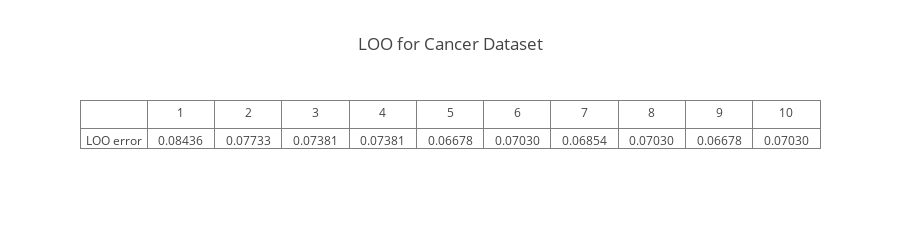
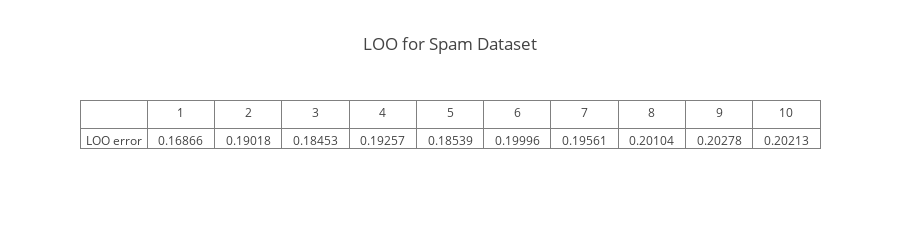
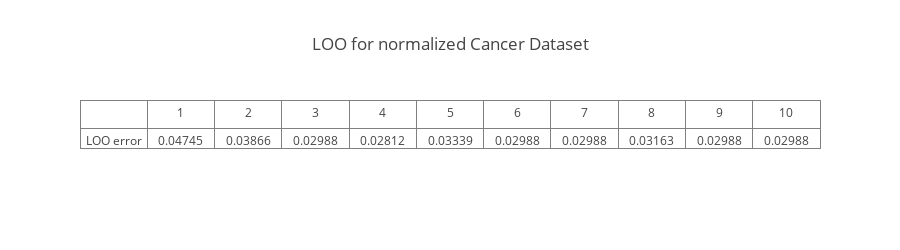
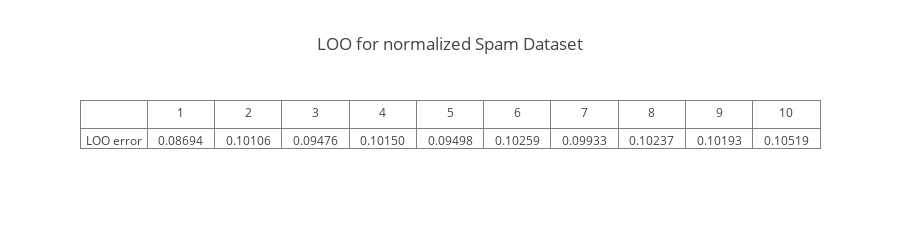

Notebook code cell kept with these figures, in order:
### Code cell
max_k = 10
k = 1 + np.arange(max_k)

data = [f'{err:.5f}' for err in  knn_loo_err(*load_cancer_dataset(), max_k)]
draw_table('LOO for Cancer Dataset', ['LOO error'], k, data, layout_height=250)

data = [f'{err:.5f}' for err in  knn_loo_err(*load_spam_dataset(), max_k)]
draw_table('LOO for Spam Dataset', ['LOO error'], k, data, layout_height=250)

data = [f'{err:.5f}' for err in  knn_loo_err(*load_cancer_dataset(), max_k, scaler=min_max_scale)]
draw_table('LOO for normalized Cancer Dataset', ['LOO error'], k, data, layout_height=250)

data = [f'{err:.5f}' for err in  knn_loo_err(*load_spam_dataset(), max_k, scaler=min_max_scale)]
draw_table('LOO for normalized Spam Dataset', ['LOO error'], k, data, layout_height=250)

### Figure 1 — Plotly figure (JSON) as saved in the notebook; plotly's stock layout.template omitted (floating-point values rounded to 4 significant figures)
{"data": [{"cells": {"align": ["center"], "values": [[[["LOO error"]]], [["0.08436"]], [["0.07733"]], [["0.07381"]], [["0.07381"]], [["0.06678"]], [["0.07030"]], [["0.06854"]], [["0.07030"]], [["0.06678"]], [["0.07030"]]]}, "header": {"align": ["center"], "values": [[""], ["1"], ["2"], ["3"], ["4"], ["5"], ["6"], ["7"], ["8"], ["9"], ["10"]]}, "type": "table", "uid": "bc3f9f82-62fd-11e9-854f-8c85907622bd"}], "layout": {"height": 250, "title": "LOO for Cancer Dataset"}}

### Figure 2 — Plotly figure (JSON) as saved in the notebook; plotly's stock layout.template omitted (floating-point values rounded to 4 significant figures)
{"data": [{"cells": {"align": ["center"], "values": [[[["LOO error"]]], [["0.16866"]], [["0.19018"]], [["0.18453"]], [["0.19257"]], [["0.18539"]], [["0.19996"]], [["0.19561"]], [["0.20104"]], [["0.20278"]], [["0.20213"]]]}, "header": {"align": ["center"], "values": [[""], ["1"], ["2"], ["3"], ["4"], ["5"], ["6"], ["7"], ["8"], ["9"], ["10"]]}, "type": "table", "uid": "beee58b8-62fd-11e9-854f-8c85907622bd"}], "layout": {"height": 250, "title": "LOO for Spam Dataset"}}

### Figure 3 — Plotly figure (JSON) as saved in the notebook; plotly's stock layout.template omitted (floating-point values rounded to 4 significant figures)
{"data": [{"cells": {"align": ["center"], "values": [[[["LOO error"]]], [["0.04745"]], [["0.03866"]], [["0.02988"]], [["0.02812"]], [["0.03339"]], [["0.02988"]], [["0.02988"]], [["0.03163"]], [["0.02988"]], [["0.02988"]]]}, "header": {"align": ["center"], "values": [[""], ["1"], ["2"], ["3"], ["4"], ["5"], ["6"], ["7"], ["8"], ["9"], ["10"]]}, "type": "table", "uid": "bf03cd88-62fd-11e9-854f-8c85907622bd"}], "layout": {"height": 250, "title": "LOO for normalized Cancer Dataset"}}

### Figure 4 — Plotly figure (JSON) as saved in the notebook; plotly's stock layout.template omitted (floating-point values rounded to 4 significant figures)
{"data": [{"cells": {"align": ["center"], "values": [[[["LOO error"]]], [["0.08694"]], [["0.10106"]], [["0.09476"]], [["0.10150"]], [["0.09498"]], [["0.10259"]], [["0.09933"]], [["0.10237"]], [["0.10193"]], [["0.10519"]]]}, "header": {"align": ["center"], "values": [[""], ["1"], ["2"], ["3"], ["4"], ["5"], ["6"], ["7"], ["8"], ["9"], ["10"]]}, "type": "table", "uid": "c251b00e-62fd-11e9-854f-8c85907622bd"}], "layout": {"height": 250, "title": "LOO for normalized Spam Dataset"}}
